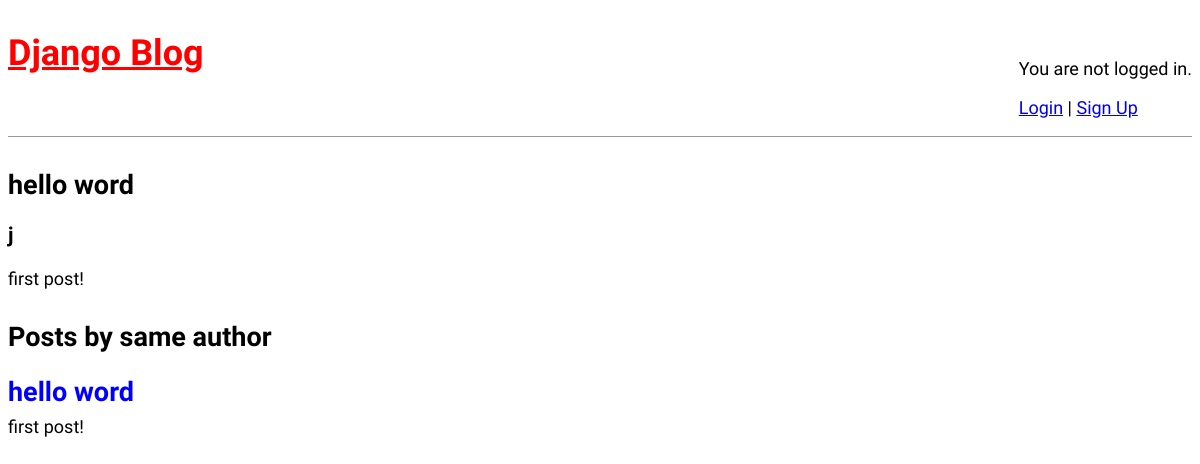
Before: /post/1/ with the older database file.
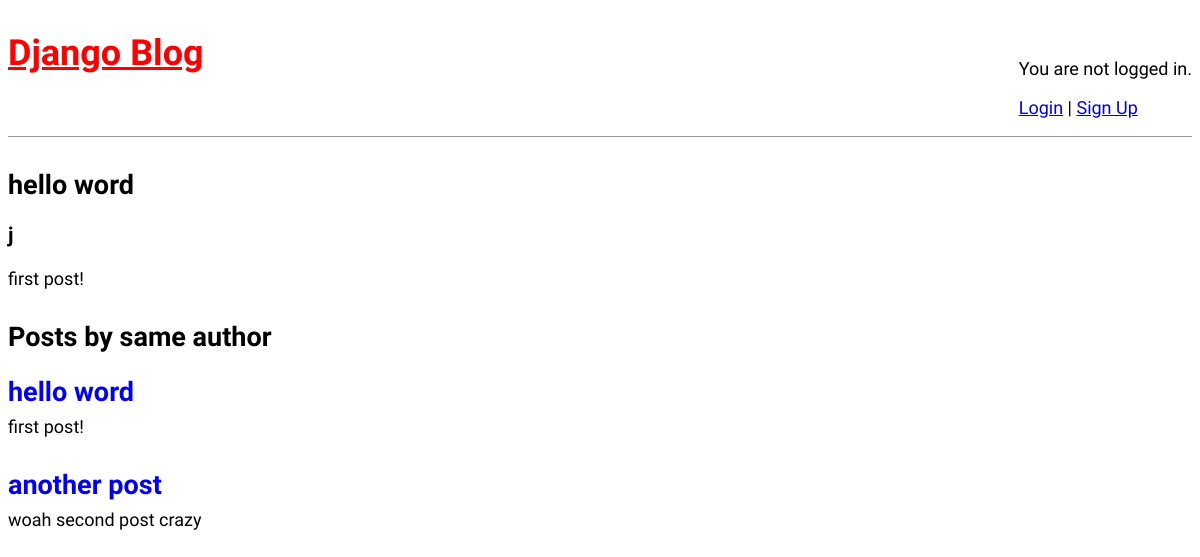
After: the same page with the newer database file.
### blog/models.py (models this page shows, shortened)
class Post(models.Model):
    title = models.CharField(max_length=200)
    author = models.ForeignKey(
        "auth.User",
        on_delete=models.CASCADE,
        related_name="posts",
    )
    body = models.TextField()
    created = models.DateTimeField(auto_now_add=True)
    updated = models.DateTimeField(auto_now=True)

### blog/views.py (the view)
# urls.py: path("post/<int:pk>/", BlogDetailView.as_view(), name='post_detail'),
class BlogDetailView(DetailView):
    model= Post
    template_name = "post_detail.html"

### templates/post_detail.html (shortened to what this page needs)
{% extends "base.html" %}
{% block content %}
<div class="post-entry">
    <h2>{{ post.title }}</h2>
    <h3>{{ post.author.username }}</h3>
    <p>{{ post.body }}</p>
</div>
<h2>Posts by same author</h2>
    {% for apost in post.author.posts.all %}
        <div class="post-entry">
            <h2><a href="{% url 'post_detail' apost.pk %}">{{ apost.title}}</a></h2>
            <p>{{ apost.body }}</p>
        </div>
    {% endfor %}
{% endblock content %}

Changed rows visible on the page:
added Post: title "another post", body "woah second post crazy"
